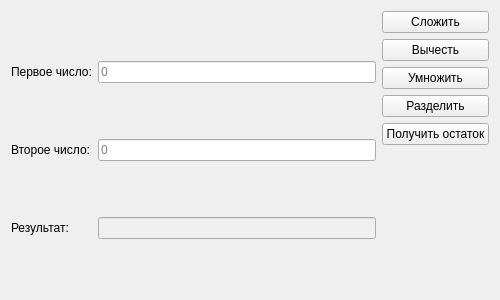
<?xml version="1.0" encoding="UTF-8"?>
<ui version="4.0">
 <class>CalculatorForm</class>
 <widget class="QWidget" name="CalculatorForm">
  <property name="geometry">
   <rect>
    <x>0</x>
    <y>0</y>
    <width>500</width>
    <height>300</height>
   </rect>
  </property>
  <property name="windowTitle">
   <string>Панков В.Д., группа М412</string>
  </property>
  <layout class="QHBoxLayout" name="horizontalLayout_main">
   <item>
    <layout class="QGridLayout" name="gridLayout">
     <item row="0" column="0">
      <widget class="QLabel" name="label_num1">
       <property name="text">
        <string>Первое число:</string>
       </property>
      </widget>
     </item>
     <item row="0" column="1">
      <widget class="QLineEdit" name="lineEdit_num1">
       <property name="placeholderText">
        <string>0</string>
       </property>
      </widget>
     </item>
     <item row="1" column="0">
      <widget class="QLabel" name="label_num2">
       <property name="text">
        <string>Второе число:</string>
       </property>
      </widget>
     </item>
     <item row="1" column="1">
      <widget class="QLineEdit" name="lineEdit_num2">
       <property name="placeholderText">
        <string>0</string>
       </property>
      </widget>
     </item>
     <item row="2" column="0">
      <widget class="QLabel" name="label_result">
       <property name="text">
        <string>Результат:</string>
       </property>
      </widget>
     </item>
     <item row="2" column="1">
      <widget class="QLineEdit" name="lineEdit_result">
       <property name="readOnly">
        <bool>true</bool>
       </property>
       <property name="styleSheet">
        <string notr="true">QLineEdit { background-color: #f0f0f0; }</string>
       </property>
      </widget>
     </item>
    </layout>
   </item>
   <item>
    <layout class="QVBoxLayout" name="verticalLayout_buttons">
     <item>
      <widget class="QPushButton" name="pushButton_add">
       <property name="text">
        <string>Сложить</string>
       </property>
      </widget>
     </item>
     <item>
      <widget class="QPushButton" name="pushButton_subtract">
       <property name="text">
        <string>Вычесть</string>
       </property>
      </widget>
     </item>
     <item>
      <widget class="QPushButton" name="pushButton_multiply">
       <property name="text">
        <string>Умножить</string>
       </property>
      </widget>
     </item>
     <item>
      <widget class="QPushButton" name="pushButton_divide">
       <property name="text">
        <string>Разделить</string>
       </property>
      </widget>
     </item>
     <item>
      <widget class="QPushButton" name="pushButton_remainder">
       <property name="text">
        <string>Получить остаток</string>
       </property>
      </widget>
     </item>
     <item>
      <spacer name="verticalSpacer">
       <property name="orientation">
        <enum>Qt::Vertical</enum>
       </property>
       <property name="sizeHint" stdset="0">
        <size>
         <width>20</width>
         <height>40</height>
        </size>
       </property>
      </spacer>
     </item>
    </layout>
   </item>
  </layout>
 </widget>
 <resources/>
 <connections/>
</ui>
